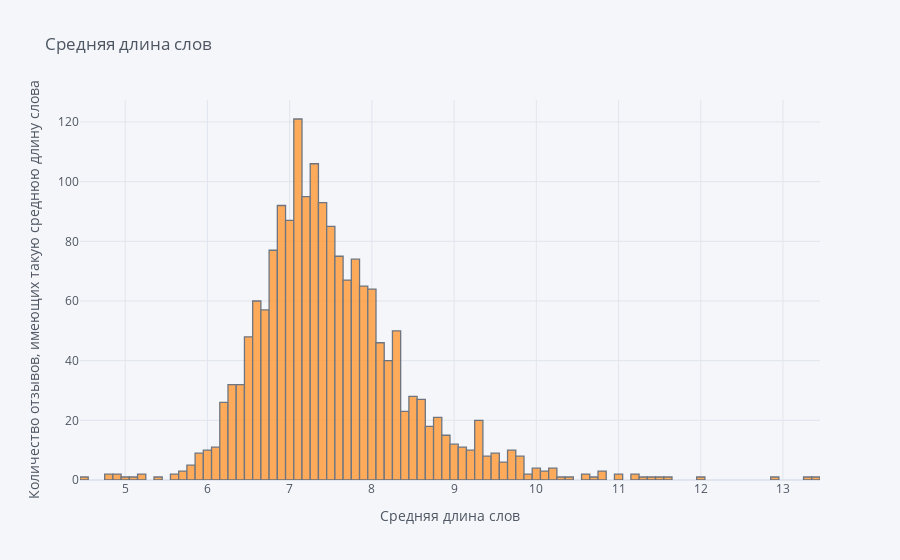

Notebook cell for this chart:
### Markdown cell above
Ну и в итоге для средней длины слова

### Code cell
info['middle_words'].iplot(kind='hist', xTitle = "Средняя длина слов", yTitle = "Количество отзывов, имеющих такую среднюю длину слова", title = "Средняя длина слов")

### Figure 1 — Plotly figure (JSON) as saved in the notebook; plotly's stock layout.template omitted (floating-point values rounded to 4 significant figures; data arrays with more than 128 entries replaced by an {"elided": "..."} marker saying what was removed)
{"data": [{"histfunc": "count", "histnorm": "", "marker": {"color": "rgba(255, 153, 51, 1.0)", "line": {"color": "#4D5663", "width": 1.3}}, "name": "middle_words", "opacity": 0.8, "orientation": "v", "type": "histogram", "x": {"elided": "1801 float values"}}], "layout": {"barmode": "overlay", "legend": {"bgcolor": "#F5F6F9", "font": {"color": "#4D5663"}}, "paper_bgcolor": "#F5F6F9", "plot_bgcolor": "#F5F6F9", "title": {"font": {"color": "#4D5663"}, "text": "Средняя длина слов"}, "xaxis": {"gridcolor": "#E1E5ED", "showgrid": true, "tickfont": {"color": "#4D5663"}, "title": {"font": {"color": "#4D5663"}, "text": "Средняя длина слов"}, "zerolinecolor": "#E1E5ED"}, "yaxis": {"gridcolor": "#E1E5ED", "showgrid": true, "tickfont": {"color": "#4D5663"}, "title": {"font": {"color": "#4D5663"}, "text": "Количество отзывов, имеющих такую среднюю длину слова"}, "zerolinecolor": "#E1E5ED"}}}
